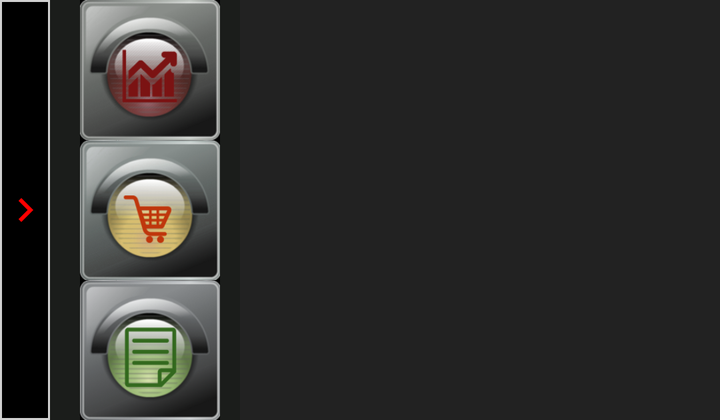
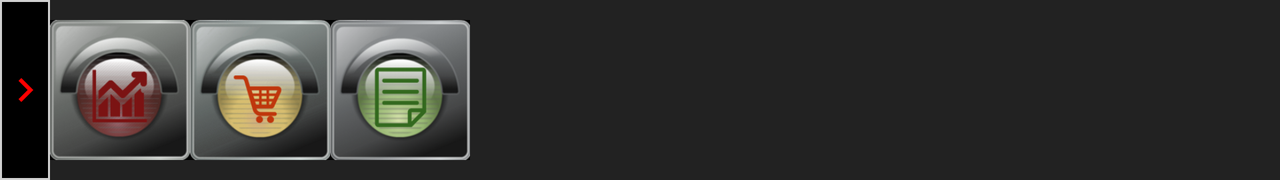

Compare how this app lays out the same screen by default and in its alternative resource folder. The renders come first, then the two layout files and the values they reference.
<!-- AndroidManifest.xml: application theme AppTheme -->
<!-- res/layout/lights_buttons_fragment.xml -->
<?xml version="1.0" encoding="utf-8"?>
<LinearLayout
		xmlns:android="http://schemas.android.com/apk/res/android"
		android:layout_width="120dp"
		android:layout_height="210dp"
		android:gravity="bottom|right"
		android:background="#1b1d1b"
		android:orientation="horizontal">
	<ImageButton
			android:layout_width="25dp"
			android:layout_height="match_parent"
			android:src="@drawable/arrow_right_red"
			android:layout_marginRight="10dp"
			android:background="@drawable/button_selector_black"
			android:id="@+id/btn_close"/>
	<LinearLayout
			android:layout_width="match_parent"
			android:layout_height="match_parent"
			android:gravity="bottom|right"
			android:orientation="vertical">
		<ImageView
				android:layout_width="70dp"
				android:layout_height="70dp"
				android:src="@drawable/red_passive"
				android:layout_marginRight="10dp"
				android:id="@+id/btnScreen_red"/>
		<ImageView
				android:layout_width="70dp"
				android:layout_height="70dp"
				android:src="@drawable/yellow_passive"
				android:layout_marginRight="10dp"
				android:id="@+id/btnScreen_yellow"/>
		<ImageView
				android:layout_width="70dp"
				android:layout_height="70dp"
				android:src="@drawable/green_passive"
				android:layout_marginRight="10dp"
				android:id="@+id/btnScreen_green"/>
	</LinearLayout >
</LinearLayout >
<!-- resources referenced by this layout -->
<resources>
  <!-- drawable arrow_right_red (drawable) -->
  <vector xmlns:android="http://schemas.android.com/apk/res/android"
          android:width="24dp"
          android:height="24dp"
          android:viewportWidth="24.0"
          android:viewportHeight="24.0">
      <path
          android:fillColor="#FF0000"
          android:pathData="M10,6L8.59,7.41 13.17,12l-4.58,4.59L10,18l6,-6z"/>
  </vector>
  <!-- drawable button_selector_black (drawable) -->
  <?xml version="1.0" encoding="utf-8" ?>
  <selector xmlns:android="http://schemas.android.com/apk/res/android">
  	<item android:state_focused="true">
  		<shape>
  			<solid
  					android:color="@color/pure_black"/>
  			<stroke
  					android:color="@color/bright_green"
  					android:width="2dp"/>
  		</shape>
  	</item>
  	<item android:state_pressed="true">
  		<shape>
  			<solid android:color="@color/bright_green"/>
  			<stroke
  					android:color="@color/black_panel_border"
  					android:width="1dp"/>
  		</shape>
  	</item>
  	<item>
  		<shape>
  			<solid android:color="@color/pure_black"/>
  			<stroke
  					android:color="@color/black_panel_border"
  					android:width="1dp"/>
  		</shape>
  	</item>
  </selector>
  <!-- drawable green_passive: png bitmap (drawable, 30889 bytes) -->
  <!-- drawable red_passive: png bitmap (drawable, 35173 bytes) -->
  <style name="AppTheme" parent="Theme.AppCompat.NoActionBar">
  		<item name="colorPrimary">@color/colorPrimary</item>
  		<item name="colorPrimaryDark">@color/colorPrimaryDark</item>
  		<item name="colorAccent">@color/colorAccent</item>
  		<item name="android:windowBackground">@color/list_element_solid</item>
  
  		<item name="buttonStyle">@style/BasicButtonStyle</item>
  		<item name="android:buttonStyle">@style/BasicButtonStyle</item>
  		<item name="autoCompleteTextViewStyle">@style/BasicEditText</item>
  		<item name="editTextStyle">@style/BasicEditText</item>
  	</style>
  <color name="pure_black">#000000</color>
  <color name="bright_green">#00FF00</color>
  <color name="black_panel_border">#d0d0d0</color>
  <color name="colorPrimary">#3F51B5</color>
  <color name="colorPrimaryDark">#303F9F</color>
  <color name="colorAccent">#37b24a</color>
  <color name="list_element_solid">#222222</color>
  <style name="BasicButtonStyle">
  		<item name="android:textAllCaps">false</item>
  		<item name="android:minWidth">150dp</item>
  		<item name="android:minHeight">35dp</item>
  		<item name="android:focusable">true</item>
  		<item name="android:gravity">center</item>
  		<item name="android:textSize">14sp</item>
  	</style>
  <style name="BasicEditText" parent="Base.V7.Widget.AppCompat.EditText">
  		<item name="android:layout_marginTop">2dp</item>
  		<item name="android:layout_marginBottom">2dp</item>
  		<item name="android:gravity">center</item>
  		<item name="android:singleLine">true</item>
  		<item name="android:paddingBottom">5dp</item>
  		<item name="android:paddingTop">5dp</item>
  		<item name="android:textColor">@color/bright_yellow</item>
  		<item name="android:textColorHighlight">@color/bright_red</item>
  		<item name="android:background">@drawable/edit_text_selector</item>
  		<item name="android:textCursorDrawable">@drawable/edit_text_cursor_selector</item>
  	</style>
  <color name="bright_yellow">#ffff00</color>
  <color name="bright_red">#FF0000</color>
  <!-- drawable edit_text_selector (drawable) -->
  <?xml version="1.0" encoding="utf-8"?>
  <selector xmlns:android="http://schemas.android.com/apk/res/android">
  	<item>
  		<shape>
  			<solid
  					android:color="@color/pure_black"/>
  			<stroke
  					android:width="1dp"
  					android:color="@color/lightYellowActive"/>
  			<corners android:radius="15dp"/>
  		</shape>
  	</item>
  </selector>
  <!-- drawable edit_text_cursor_selector (drawable) -->
  <?xml version="1.0" encoding="utf-8"?>
  <selector xmlns:android="http://schemas.android.com/apk/res/android">
  	<item>
  		<shape>
  			<solid android:color="@color/bright_yellow"/>
  			<size android:width="1dp"/>
  		</shape>
  	</item>
  </selector>
  <color name="lightYellowActive">#DBAD1C</color>
  <!-- some entries are left out for length -->
</resources>
<!-- res/layout-land/lights_buttons_fragment.xml (the repository's variant of the layout above) -->
<!-- drawn on the phone turned sideways -->
<?xml version="1.0" encoding="utf-8"?>
<LinearLayout
		xmlns:android="http://schemas.android.com/apk/res/android"
		android:layout_width="235dp"
		android:layout_height="90dp"
		android:gravity="bottom|right"
		android:orientation="horizontal">
	<ImageButton
			android:layout_width="25dp"
			android:layout_height="match_parent"
			android:src="@drawable/arrow_right_red"
			android:background="@drawable/button_selector_black"
			android:id="@+id/btn_close"/>
	<ImageView
			android:layout_width="70dp"
			android:layout_height="70dp"
			android:src="@drawable/red_passive"
			android:layout_marginBottom="10dp"
			android:id="@+id/btnScreen_red"/>
	<ImageView
			android:layout_width="70dp"
			android:layout_height="70dp"
			android:src="@drawable/yellow_passive"
			android:layout_marginBottom="10dp"
			android:id="@+id/btnScreen_yellow"/>
	<ImageView
			android:layout_width="70dp"
			android:layout_height="70dp"
			android:src="@drawable/green_passive"
			android:layout_marginBottom="10dp"
			android:id="@+id/btnScreen_green"/>
</LinearLayout >
